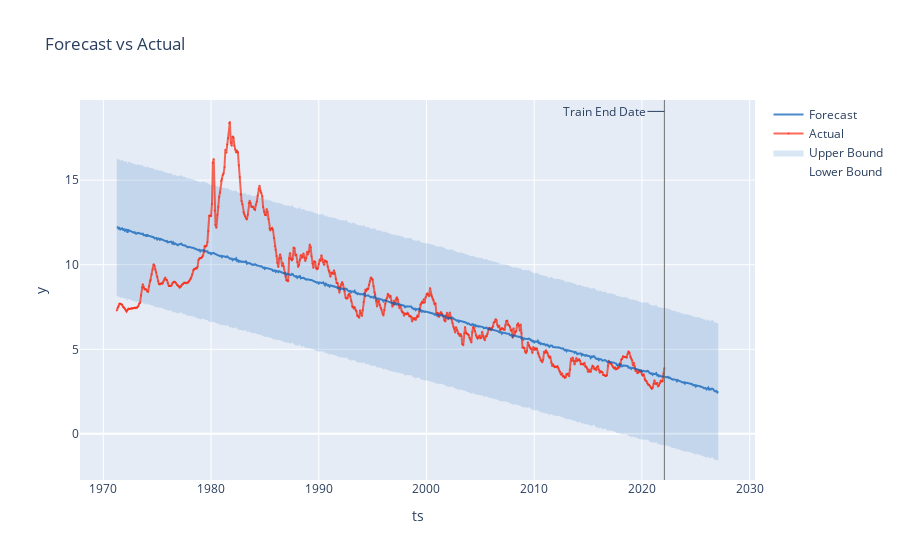

Notebook source saved alongside this figure:
### Code cell
forecast = result.forecast
fig = forecast.plot()
iplot(fig)

### Figure 1 — Plotly figure (JSON) as saved in the notebook; plotly's stock layout.template omitted (floating-point values rounded to 4 significant figures; data arrays with more than 128 entries replaced by an {"elided": "..."} marker saying what was removed)
{"data": [{"legendgroup": "interval", "line": {"color": "rgba(0, 90, 181, 0.5)", "width": 0}, "mode": "lines", "name": "Lower Bound", "type": "scatter", "x": {"elided": "671 str values"}, "y": {"elided": "671 float values"}}, {"fill": "tonexty", "fillcolor": "rgba(0, 90, 181, 0.15)", "legendgroup": "interval", "line": {"color": "rgba(0, 90, 181, 0.5)", "width": 0}, "mode": "lines", "name": "Upper Bound", "type": "scatter", "x": {"elided": "671 str values"}, "y": {"elided": "671 float values"}}, {"line": {"color": "rgba(250, 43, 20, 0.7)"}, "marker": {"color": "rgba(250, 43, 20, 0.7)", "size": 2}, "mode": "lines+markers", "name": "Actual", "opacity": 1, "type": "scatter", "x": {"elided": "671 str values"}, "y": {"elided": "671 float values"}}, {"line": {"color": "rgba(0, 90, 181, 0.7)", "dash": "solid"}, "name": "Forecast", "type": "scatter", "x": {"elided": "671 str values"}, "y": {"elided": "671 float values"}}], "layout": {"annotations": [{"arrowhead": 0, "ax": -60, "ay": 0, "showarrow": true, "text": "Train End Date", "x": "2022-02-01T00:00:00", "xref": "x", "y": 0.97, "yref": "paper"}], "legend": {"traceorder": "reversed"}, "shapes": [{"line": {"color": "rgba(100, 100, 100, 0.9)", "width": 1}, "type": "line", "x0": "2022-02-01T00:00:00", "x1": "2022-02-01T00:00:00", "xref": "x", "y0": 0, "y1": 1, "yref": "paper"}], "showlegend": true, "title": {"text": "Forecast vs Actual"}, "xaxis": {"title": {"text": "ts"}}, "yaxis": {"title": {"text": "y"}}}}
